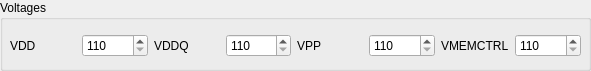
         <widget class="QGroupBox" name="groupBoxVoltages_XMP2">
          <property name="geometry">
           <rect>
            <x>10</x>
            <y>290</y>
            <width>591</width>
            <height>71</height>
           </rect>
          </property>
          <property name="title">
           <string>Voltages</string>
          </property>
          <widget class="QWidget" name="gridLayoutWidget_16">
           <property name="geometry">
            <rect>
             <x>10</x>
             <y>30</y>
             <width>571</width>
             <height>31</height>
            </rect>
           </property>
           <layout class="QGridLayout" name="gridLayoutVoltages_XMP2">
            <item row="0" column="4">
             <widget class="QLabel" name="lVPP_XMP2">
              <property name="text">
               <string>VPP</string>
              </property>
             </widget>
            </item>
            <item row="0" column="2">
             <widget class="QLabel" name="lVDDQ_XMP2">
              <property name="text">
               <string>VDDQ</string>
              </property>
             </widget>
            </item>
            <item row="0" column="0">
             <widget class="QLabel" name="lVDD_XMP2">
              <property name="text">
               <string>VDD</string>
              </property>
             </widget>
            </item>
            <item row="0" column="5">
             <widget class="QSpinBox" name="sbVPP_XMP2">
              <property name="minimum">
               <number>110</number>
              </property>
              <property name="maximum">
               <number>200</number>
              </property>
              <property name="singleStep">
               <number>5</number>
              </property>
             </widget>
            </item>
            <item row="0" column="3">
             <widget class="QSpinBox" name="sbVDDQ_XMP2">
              <property name="minimum">
               <number>110</number>
              </property>
              <property name="maximum">
               <number>200</number>
              </property>
              <property name="singleStep">
               <number>5</number>
              </property>
             </widget>
            </item>
            <item row="0" column="1">
             <widget class="QSpinBox" name="sbVDD_XMP2">
              <property name="minimum">
               <number>110</number>
              </property>
              <property name="maximum">
               <number>200</number>
              </property>
              <property name="singleStep">
               <number>5</number>
              </property>
             </widget>
            </item>
            <item row="0" column="6">
             <widget class="QLabel" name="lVMEMCTRL_XMP2">
              <property name="text">
               <string>VMEMCTRL</string>
              </property>
             </widget>
            </item>
            <item row="0" column="7">
             <widget class="QSpinBox" name="sbVmemctrl_XMP2">
              <property name="minimum">
               <number>110</number>
              </property>
              <property name="maximum">
               <number>200</number>
              </property>
              <property name="singleStep">
               <number>5</number>
              </property>
             </widget>
            </item>
           </layout>
          </widget>
         </widget>
